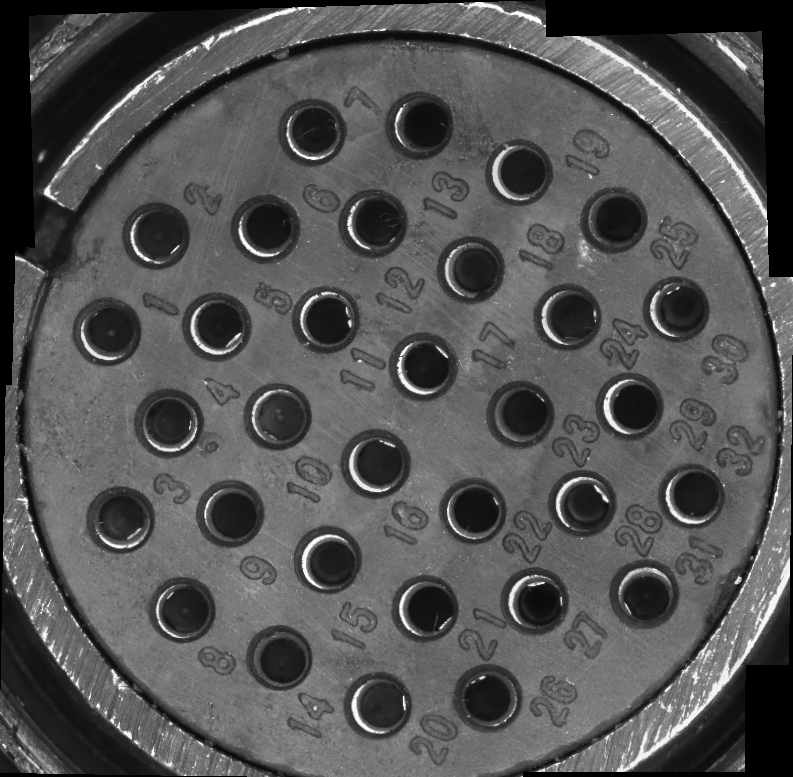
#> input picture opencv-operation/gray2binary/image/1.bmp, 793 x 777 px
$ python toBinary.py
#> lines starting #> are read from the running program, lines starting #| are printed output that depends on the picture; after the words box and inside, x2 and y2 are one past the last pixel; in counts of white or black regions, pixels touching at a corner belong together
import cv2

img_path = '../image/1.bmp'
img = cv2.imread(img_path,0)
#> img is the input picture: shape (777, 793); min 0, max 255, mean 83.5

ret, binary = cv2.threshold(img, 60, 255, cv2.THRESH_BINARY)
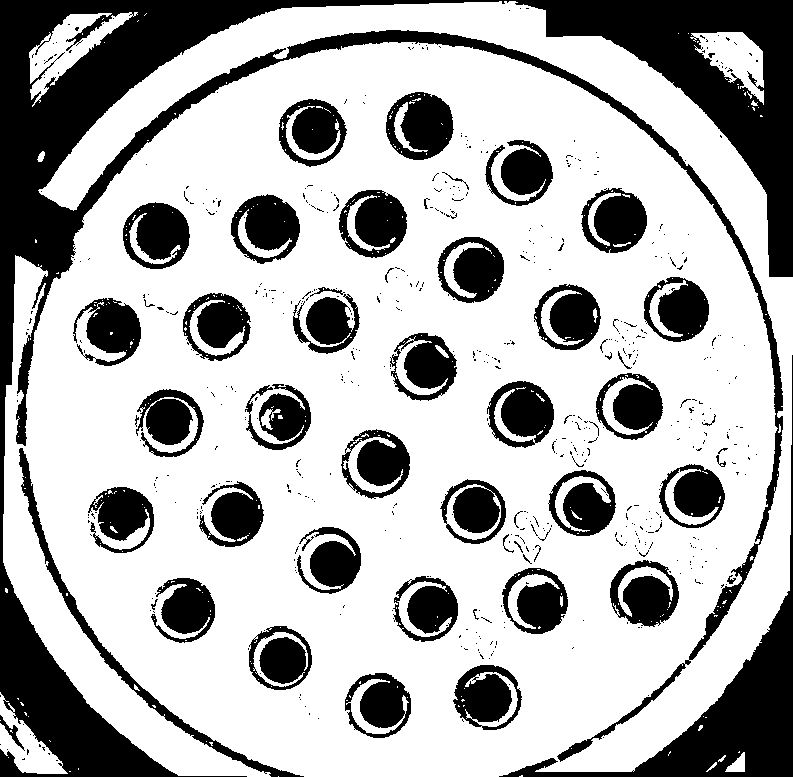
#> binary: shape (777, 793); 69.6% white; 583 black regions (522 under 20 px), largest, box (x1, y1, x2, y2) and area: (0, 0, 793, 777) 81448, (499, 355, 793, 777) 14140, (19, 448, 304, 777) 3525
cv2.imshow('binary',binary)
cv2.moveWindow('binary',800,400)
cv2.waitKey(0)

$ run again, with opencv-operation/gray2binary/image/connect0517Rs_0008.jpg saved as opencv-operation/gray2binary/image/1.bmp
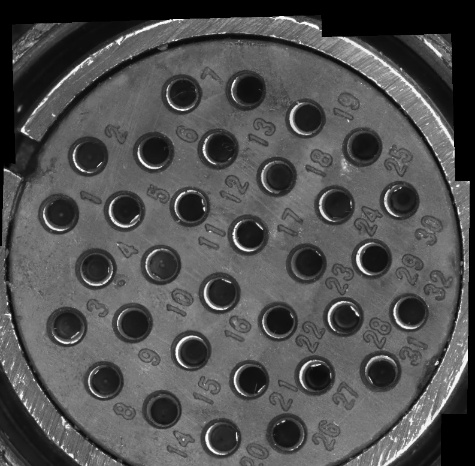
#> input picture opencv-operation/gray2binary/image/connect0517Rs_0008.jpg, 475 x 466 px
#> img is the input picture: shape (466, 475); min 0, max 255, mean 80.7
#> `ret, binary = cv2.threshold(img, 60, 255, cv2.THRESH_BINARY)`:
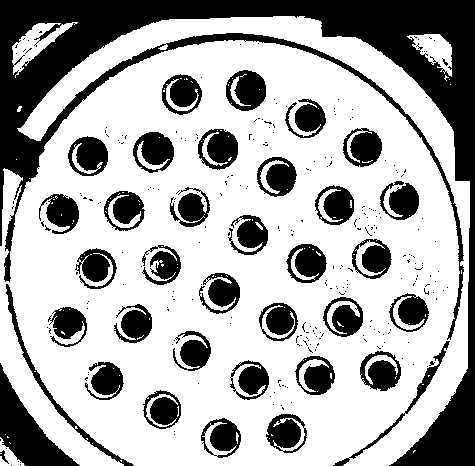
#> binary: shape (466, 475); 67.8% white; 286 black regions (249 under 20 px), largest, box (x1, y1, x2, y2) and area: (0, 0, 475, 466) 35368, (0, 363, 80, 466) 3085, (226, 70, 266, 111) 1135
